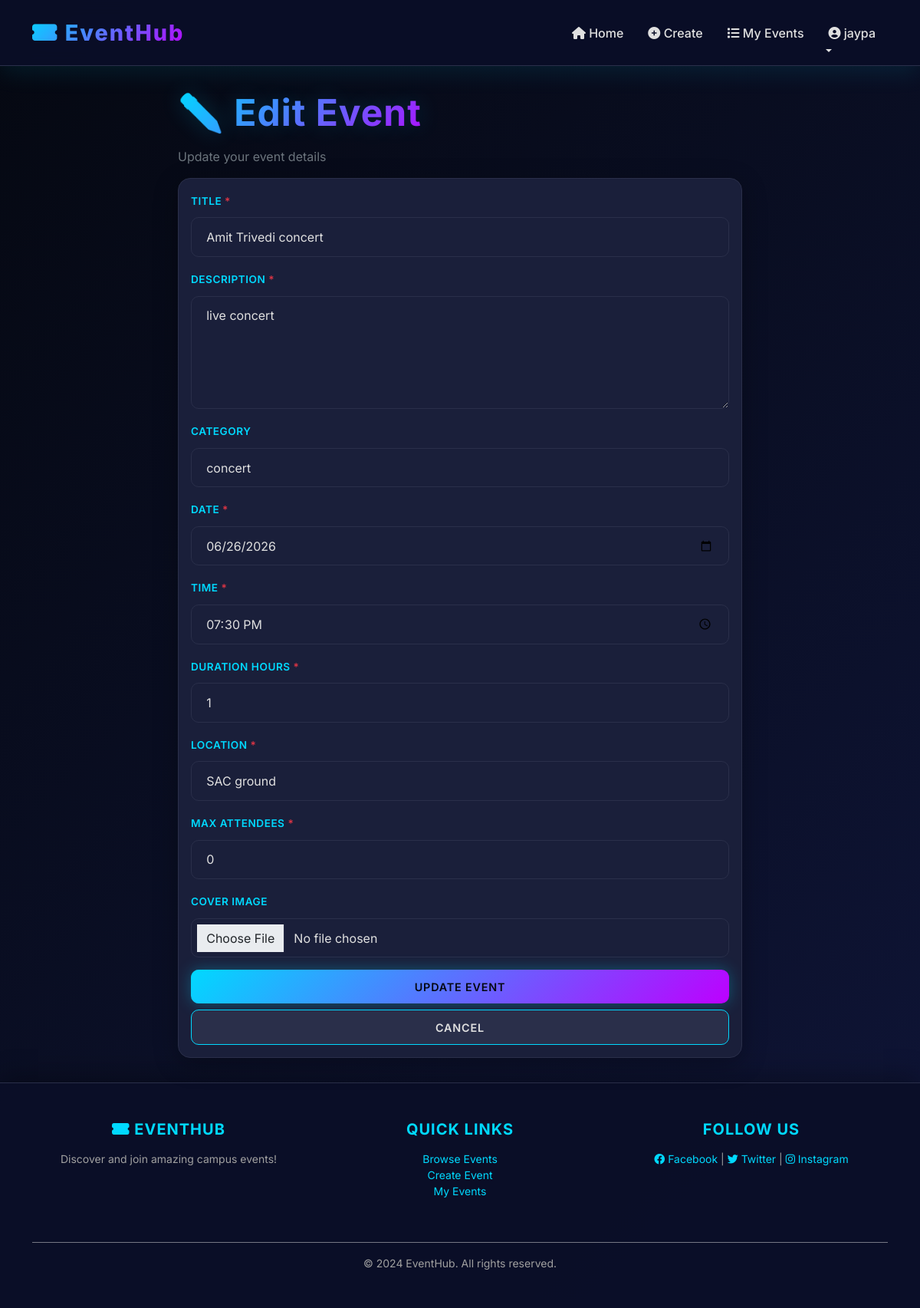
The page /event/1/edit/ (signed in) on the database its author committed.
### events/models.py (models this page shows, shortened)
class Event(models.Model):
    title = models.CharField(max_length=200)
    description = models.TextField()
    category = models.ForeignKey(
        EventCategory,
        on_delete=models.SET_NULL,
        null=True,
        blank=True
    )
    creator = models.ForeignKey(
        User,
        on_delete=models.CASCADE,
        related_name='created_events'
    )
    date = models.DateField()
    time = models.TimeField()
    duration_hours = models.IntegerField(default=1)
    location = models.CharField(max_length=300)
    max_attendees = models.IntegerField(
        default=0,
        help_text="0 means unlimited"
    )
    cover_image = models.ImageField(
        upload_to='event_images/',
        blank=True,
        null=True
    )
    STATUS_CHOICES = [
        ('upcoming', 'Upcoming'),
        ('ongoing', 'Ongoing'),
        ('completed', 'Completed'),
        ('cancelled', 'Cancelled'),
    ]
    status = models.CharField(
        max_length=20,
        choices=STATUS_CHOICES,
        default='upcoming'
    )
    attendees = models.ManyToManyField(
        User,
        through='Attendance',
        related_name='attending_events',
        blank=True
    )
    created_at = models.DateTimeField(auto_now_add=True)
    updated_at = models.DateTimeField(auto_now=True)
    class Meta:
        ordering = ['-date']  # Show newest events first
        indexes = [
            models.Index(fields=['date']),
            models.Index(fields=['category']),
        ]
        permissions = [
            ('can_create_event', 'Can create new events'),
        ]

### events/views.py (the view)
# urls.py: path('event/<int:event_id>/edit/', views.edit_event, name='edit_event'),
@login_required(login_url='login')
def edit_event(request, event_id):
    event = get_object_or_404(Event, id=event_id)
    if event.creator != request.user:
        messages.error(request, "You can only edit your own events!")
        return redirect('event_detail', event_id=event_id)
    if request.method == 'POST':
        form = EventForm(request.POST, request.FILES, instance=event)
        if form.is_valid():
            form.save()
            messages.success(request, "Event updated successfully!")
            return redirect('event_detail', event_id=event_id)
    else:
        form = EventForm(instance=event)
    return render(request, 'events/edit_event.html', {'form': form, 'event': event})

### events/models.py (called while the page is built)
    def __str__(self):
        return self.name

### events/templates/events/edit_event.html (shortened to what this page needs)
{% extends 'base.html' %}
{% block content %}
<div class="row">
    <div class="col-md-8 offset-md-2">
        <h1>✏️ Edit Event</h1>
        <p class="text-muted">Update your event details</p>
        <div class="card">
            <div class="card-body">
                <form method="POST" enctype="multipart/form-data">
                    {% for field in form %}
                        <div class="mb-3">
                            <label class="form-label">
                                {{ field.label }}
                                {% if field.field.required %}
                                    <span class="text-danger">*</span>
                                {% endif %}
                            </label>
                            {{ field }}
                        </div>
                    {% endfor %}
                    <div class="d-grid gap-2">
                        <button type="submit" class="btn btn-primary btn-lg">
                            Update Event
                        </button>
                        <a href="{% url 'event_detail' event.id %}" class="btn btn-secondary">
                            Cancel
                        </a>
                    </div>
                </form>
            </div>
        </div>
    </div>
</div>
{% endblock %}

### templates/base.html (shortened to what this page needs)
<!DOCTYPE html>
<html lang="en">
<head>
    <link href="https://cdn.jsdelivr.net/npm/bootstrap@5.1.3/dist/css/bootstrap.min.css" rel="stylesheet">
    <link rel="stylesheet" href="https://cdnjs.cloudflare.com/ajax/libs/font-awesome/6.4.0/css/all.min.css">
</head>
<body>
    <nav class="navbar navbar-expand-lg navbar-dark">
        <div class="container">
            <a class="navbar-brand" href="{% url 'home' %}">
                <i class="fas fa-ticket-alt"></i> EventHub
            </a>
            <div class="collapse navbar-collapse" id="navbarNav">
                <ul class="navbar-nav ms-auto">
                    <li class="nav-item">
                        <a class="nav-link" href="{% url 'home' %}">
                            <i class="fas fa-home"></i> Home
                        </a>
                    </li>
                    {% if user.is_authenticated %}
                        {% if perms.events.can_create_event %}
                        <li class="nav-item">
                            <a class="nav-link" href="{% url 'create_event' %}">
                                <i class="fas fa-plus-circle"></i> Create
                            </a>
                        </li>
                        {% endif %}
                        <li class="nav-item">
                            <a class="nav-link" href="{% url 'my_events' %}">
                                <i class="fas fa-list"></i> My Events
                            </a>
                        </li>
                        <li class="nav-item dropdown">
                            <a class="nav-link dropdown-toggle"
                               href="#"
                               id="profileDropdown"
                               role="button"
                               data-bs-toggle="dropdown"
                               aria-expanded="false">
                                <i class="fas fa-user-circle"></i> {{ user.first_name|default:user.username }}
                            </a>
                        </li>
                    {% endif %}
                </ul>
            </div>
        </div>
    </nav>
    <main>
        <div class="container">
            {% block content %}{% endblock %}
        </div>
    </main>
    <footer>
        <div class="container">
            <div class="row mb-4">
                <div class="col-md-4 mb-3">
                    <h5><i class="fas fa-ticket-alt"></i> EventHub</h5>
                    <p class="small">Discover and join amazing campus events!</p>
                </div>
                <div class="col-md-4 mb-3">
                    <h5>Quick Links</h5>
                    <ul class="list-unstyled small">
                        <li><a href="{% url 'home' %}">Browse Events</a></li>
                        {% if user.is_authenticated %}
                            {% if perms.events.can_create_event %}
                            <li><a href="{% url 'create_event' %}">Create Event</a></li>
                            {% endif %}
                            <li><a href="{% url 'my_events' %}">My Events</a></li>
                        {% else %}
                            <li><a href="{% url 'login' %}">Login</a></li>
                            <li><a href="{% url 'register' %}">Sign Up</a></li>
                        {% endif %}
                    </ul>
                </div>
                <div class="col-md-4 mb-3">
                    <h5>Follow Us</h5>
                    <p class="small">
                        <a href="#"><i class="fab fa-facebook"></i> Facebook</a> |
                        <a href="#"><i class="fab fa-twitter"></i> Twitter</a> |
                        <a href="#"><i class="fab fa-instagram"></i> Instagram</a>
                    </p>
                </div>
            </div>
            <hr>
            <p class="small mb-0">
                &copy; 2024 EventHub. All rights reserved.
            </p>
        </div>
    </footer>
</body>
</html>

### templates/base.html (style rules this page uses)
:root { --dark-bg: #0a0e27; --darker-bg: #050811; --card-bg: #1a1f3a; --neon-cyan: #00d9ff; --neon-purple: #bd00ff; --neon-pink: #ff006e; --neon-green: #00ff41; --text-light: #e0e0e0; --text-muted: #a0a0a0; --border-color: #2a2f4a; }
* { margin: 0; padding: 0; box-sizing: border-box; }
html, body { height: 100%; font-family: 'Inter', sans-serif; }
body { display: flex; flex-direction: column; background: linear-gradient(135deg, var(--darker-bg) 0%, #0f1538 100%); color: var(--text-light); overflow-x: hidden; }
.navbar { background: rgba(10, 14, 39, 0.95); backdrop-filter: blur(10px); border-bottom: 1px solid var(--border-color); box-shadow: 0 8px 32px rgba(0, 217, 255, 0.1); padding: 1rem 0; position: sticky; top: 0; z-index: 1000; }
.navbar-brand { font-size: 1.8rem; font-weight: 800; background: linear-gradient(135deg, var(--neon-cyan), var(--neon-purple)); -webkit-background-clip: text; -webkit-text-fill-color: transparent; background-clip: text; letter-spacing: 2px; transition: all 0.3s ease; }
.nav-link { color: var(--text-light) !important; margin: 0 0.5rem; font-weight: 500; position: relative; transition: all 0.3s ease; }
.nav-link::after { content: ''; position: absolute; bottom: -5px; left: 0; width: 0; height: 2px; background: linear-gradient(90deg, var(--neon-cyan), var(--neon-purple)); transition: width 0.3s ease; }
main { flex: 1; padding: 2rem 0; }
.card { background: var(--card-bg); border: 1px solid var(--border-color); border-radius: 16px; box-shadow: 0 8px 32px rgba(0, 0, 0, 0.3); transition: all 0.3s ease; overflow: hidden; }
.card-body { color: var(--text-light); }
.btn { border: none; border-radius: 10px; font-weight: 600; padding: 0.7rem 1.8rem; transition: all 0.3s ease; text-transform: uppercase; letter-spacing: 0.8px; font-size: 0.9rem; position: relative; overflow: hidden; }
.btn::before { content: ''; position: absolute; top: 0; left: -100%; width: 100%; height: 100%; background: rgba(255, 255, 255, 0.1); transition: left 0.3s ease; z-index: -1; }
.btn-primary { background: linear-gradient(135deg, var(--neon-cyan), var(--neon-purple)); color: var(--darker-bg); box-shadow: 0 0 20px rgba(0, 217, 255, 0.3); }
.btn-secondary { background: var(--border-color); color: var(--text-light); border: 1px solid var(--neon-cyan); }
.form-control, .form-select { background: var(--card-bg); border: 1px solid var(--border-color); color: var(--text-light); border-radius: 10px; padding: 0.8rem 1.2rem; transition: all 0.3s ease; }
.form-control::placeholder { color: var(--text-muted); }
.form-label { color: var(--neon-cyan); font-weight: 600; margin-bottom: 0.7rem; text-transform: uppercase; font-size: 0.85rem; letter-spacing: 0.5px; }
h1, h2, h3, h4, h5, h6 { color: var(--text-light); font-weight: 700; letter-spacing: 1px; }
h1 { font-size: 3rem; background: linear-gradient(135deg, var(--neon-cyan), var(--neon-purple), var(--neon-pink)); -webkit-background-clip: text; -webkit-text-fill-color: transparent; background-clip: text; margin-bottom: 1rem; text-shadow: 0 0 30px rgba(0, 217, 255, 0.2); }
footer { background: rgba(10, 14, 39, 0.95); border-top: 1px solid var(--border-color); color: var(--text-light); text-align: center; padding: 3rem 0; margin-top: auto; box-shadow: 0 -8px 32px rgba(0, 0, 0, 0.3); }
footer h5 { color: var(--neon-cyan); text-transform: uppercase; letter-spacing: 1px; margin-bottom: 1rem; }
footer a { color: var(--neon-cyan); text-decoration: none; transition: all 0.3s ease; }
footer p { margin: 0; color: var(--text-muted); }
hr { border-color: var(--border-color); opacity: 0.5; }
a { color: var(--neon-cyan); text-decoration: none; transition: all 0.3s ease; }

### rows shown on the page
Event: form "Amit Trivedi concert" "live concert" "concert" "06/26/2026" "19:30:00" "1" "SAC ground" "0"

### other values the page prints
{{ user.first_name|default:user.username }} "jaypa"
{{ field.label }} "TITLE" "DESCRIPTION" "CATEGORY" "DATE" "TIME" "DURATION HOURS" "LOCATION" "MAX ATTENDEES" "COVER IMAGE"
